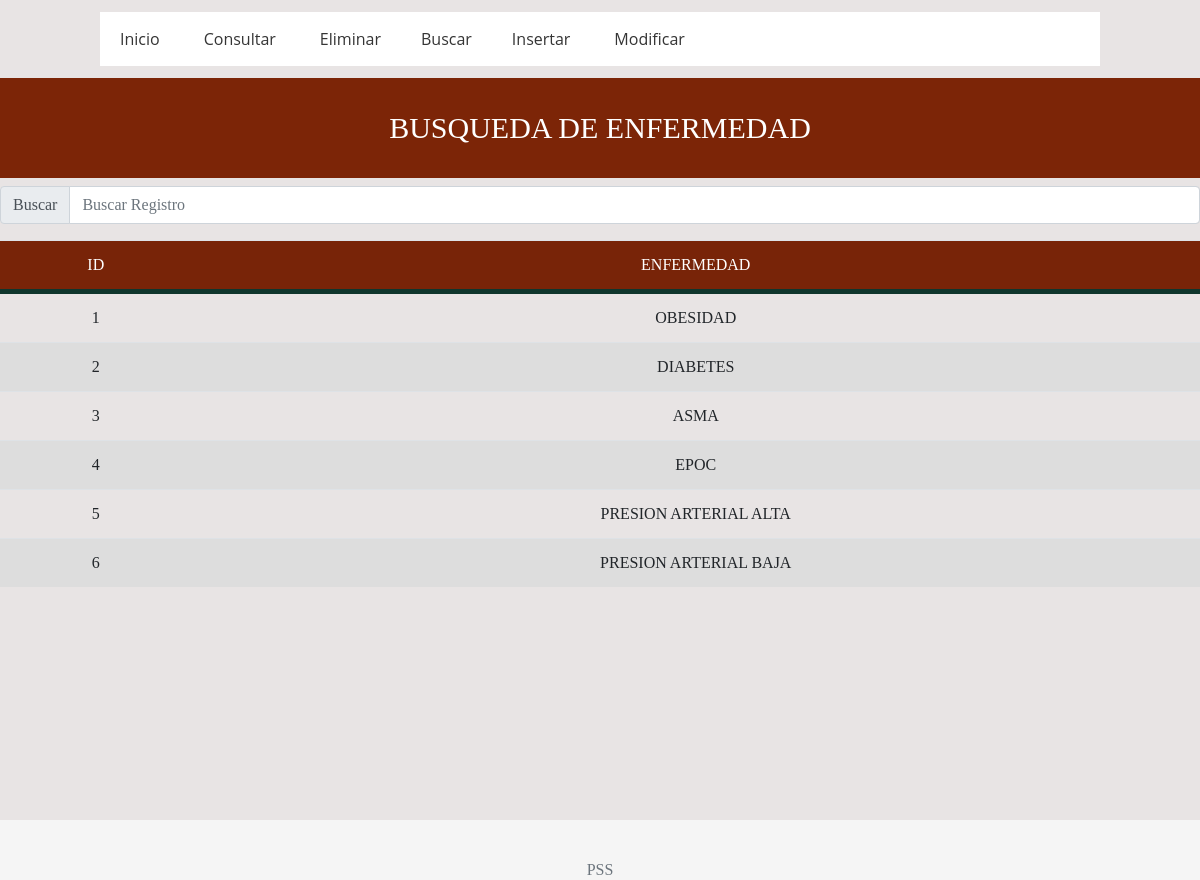
Screenshot of /BUSCAR/buscar_enfermedad.php with the database file from the repository.
### tables this page shows
CREATE TABLE ENFERMEDAD(
ID_ENF INT,
NOM_ENF VARCHAR(130),
CONSTRAINT PK_IDENF PRIMARY KEY(ID_ENF))
ENGINE INNODB;

### BUSCAR/buscar_enfermedad.php (the view, shortened to what this page needs)
<!doctype html>
<html lang="es">
<head>
  <link rel="stylesheet" href="ostras.css">
<link href="dist/css/bootstrap.min.css" rel="stylesheet">
<link href="assets/css/sticky-footer-navbar.css" rel="stylesheet">
<link rel="stylesheet" href="http://code.jquery.com/ui/1.10.1/themes/base/jquery-ui.css" />
	</head>
<head>
  <link rel="stylesheet" href="ostras.css">
</head>
<body>
</body>
</html>
<head>
  <link rel="stylesheet" href="ostras.css"><link rel="stylesheet" href="butt.css">
</head>
<body>
  <header>
    <nav class="navegacion">
      <ul class="menu">
        <li><a href="../menuostia.php">Inicio</a></li>
        <li><a href="../CONSULTAS/consulta_enf.php">Consultar</a></li>
        <li><a href="../BORRAR/borrar_enf.php">Eliminar</a>
          <li><a href="../BUSCAR/buscar_enfermedad.php">Buscar</a>
		  <li><a href="../INSERTAR/insertar_enfermedad.php">Insertar</a></li>
		  <li><a href="../MODIFICAR/modificar_enfermedad.php">Modificar</a></li>
          </ul>
    </nav>
  </header>
</body>
</html>
 <html>
    <html>
    	<head> <meta charset="UTF-8">
    	<title>Alumno - Poli Search System 2.0</title> <link rel="stylesheet" href="dis.css">
    	<link rel="stylesheet" type="text/css" href="jamon.css">
    	</head>
    	<body>
    	<header>
		<h1 id="titulo">  BUSQUEDA DE ENFERMEDAD </h1> </header>
 		<div align="center">
  <link rel="stylesheet" href="ostras.css"><link rel="stylesheet" href="butt.css">
			 <link rel="stylesheet" href="ostras.css">
		</body>
	</html>
<head>
<div class="input-group mb-3">
  <div class="input-group-prepend">
    <span class="input-group-text" id="basic-addon1">Buscar</span>
  </div>
  <input id="FiltrarContenido" type="text" class="form-control" placeholder="Buscar Registro" aria-label="Alumno" aria-describedby="basic-addon1">
</div>
	    <table class="table table-hover">
       <thead>
          <tr align="center">
		<td>ID</td>
    <td>ENFERMEDAD</td>
    </tr></thead>
        <tbody class="BusquedaRapida">
<?php
	$con = connect();
	$consulta = "SELECT ID_ENF, NOM_ENF FROM ENFERMEDAD";
	$resultado1 = mysqli_query($con , $consulta);
	while ($row=mysqli_fetch_array ($resultado1))
	{
	echo "<tr><td>". $row["ID_ENF"]. "</td>";
	echo "<td>". $row["NOM_ENF"]. "</td>";
	}
?>
</tbody>
      </table>
    <footer class="footer">
      <div class="container">
        <span class="text-muted">PSS</a></p></span>
      </div>
    </footer>
  </body>
</html>

### BUSCAR/ostras.css (style rules this page uses)
* { margin: 0; padding: 0; -webkit-box-sizing: border-box; -moz-box-sizing: border-box; box-sizing: border-box; }
body { background: #E8E4E4; }
header { width: 100%; }
.navegacion { width: 1000px; margin: -4px auto; background: #fff; }
.navegacion ul { list-style: none; }
.menu > li { position: relative; display: inline-block; }
.menu > li > a { display: block; padding: 15px 20px; color: #353535; font-family: 'Open sans'; text-decoration: none; }

### BUSCAR/assets/css/sticky-footer-navbar.css (style rules this page uses)
html { position: relative; min-height: 100%; }
body { margin-bottom: 60px; }
.footer { position: absolute; bottom: 0; width: 100%; height: 60px; line-height: 60px; background-color: #f5f5f5; }
.footer > .container { padding-right: 15px; padding-left: 15px; }

### BUSCAR/butt.css (style rules this page uses)
body { margin: 0; padding: 0; }
.container { text-align: center; margin-top: 20px; }

### BUSCAR/dis.css (style rules this page uses)
body { background-color: #E8E4E4; font-family: Calibri; }
table { background-color: white; text-align: center; border-collapse: collapse; width: 100%; }
th, td { padding: 20px; }
thead { background-color: #782408; border-bottom: solid 5px #0F362D; color: white; }
tr:nth-child(even) { background-color: #ddd; }

### BUSCAR/jamon.css (style rules this page uses)
header #titulo { text-align: center; padding: 32px 32px; font-size: 30px; background-color:#7c2507; color: white; font-family: candara; }

### rows the page displays
enfermedad: ID_ENF "1", NOM_ENF "OBESIDAD"
enfermedad: ID_ENF "2", NOM_ENF "DIABETES"
enfermedad: ID_ENF "3", NOM_ENF "ASMA"
enfermedad: ID_ENF "4", NOM_ENF "EPOC"
enfermedad: ID_ENF "5", NOM_ENF "PRESION ARTERIAL ALTA"
enfermedad: ID_ENF "6", NOM_ENF "PRESION ARTERIAL BAJA"
